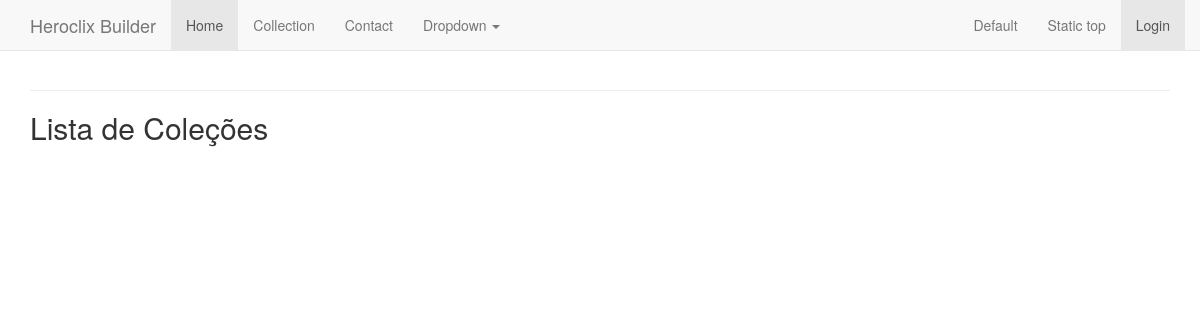
Before: /col/1 with the older database file.
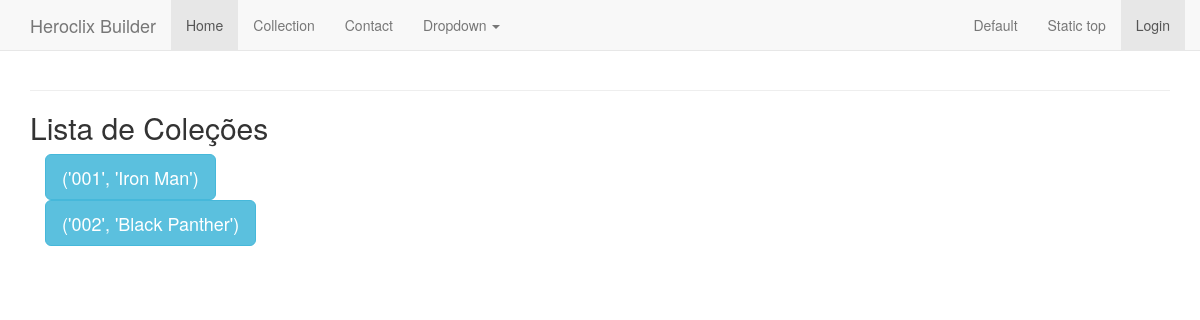
After: the same page with the newer database file.
### app/models.py (models this page shows, shortened)
class Pieces(db.Model):
    id = db.Column(db.Integer, primary_key=True)
    piece_name = db.Column(db.String(64), index=True)
    piece_real_name = db.Column(db.String(64), index=True)
    piece_number = db.Column(db.String, index=True)
    piece_point = db.Column(db.Integer, index=True)
    piece_rarity = db.Column(db.String(10), index=True)
    piece_improved_target = db.Column(db.String(50), index=True)
    piece_improved_mov = db.Column(db.String(50), index=True)
    piece_mov_type = db.Column(db.String(20), index=True)
    piece_atk_type = db.Column(db.String(20), index=True)
    piece_def_type = db.Column(db.String(20), index=True)
    piece_dam_type = db.Column(db.String(20), index=True)
    piece_range = db.Column(db.Integer)
    piece_bolts = db.Column(db.Integer)
    collection_id = db.Column(db.Integer, db.ForeignKey('collection.id'))
    dial_mov = db.relationship('Dial_Movement', backref='dmove', lazy='dynamic')
    dial_atk = db.relationship('Dial_Attack', backref='datack', lazy='dynamic')
    dial_def = db.relationship('Dial_Defense', backref='ddefense', lazy='dynamic')
    dial_dam = db.relationship('Dial_Damage', backref='ddamage', lazy='dynamic')
    pieces_traits = db.relationship('Traits', secondary=pieces_and_traits, backref=db.backref('trait', lazy='dynamic'))

### app/routes.py (the view)
@app.route('/col/<id>')
def col(id):
    col = Pieces.query.filter_by(collection_id=int(id)).all()
    return render_template('colpieces.html', col=col, title='Collection Pieces')

### app/templates/colpieces.html (shortened to what this page needs)
{% extends "layout.html" %}
{% block content %}
<h2>Lista de Coleções</h2>
  <div class="container">
    {% for col in col %}
    <button type="button" class="btn btn-info btn-lg" data-toggle="modal" data-target="#mymodal">{{ col.piece_number, col.piece_name }}</button><br />
    {% endfor %}
  </div>
{% endblock %}

Changed rows visible on the page:
added Pieces: piece_number+piece_name "('001', 'Iron Man')"
added Pieces: piece_number+piece_name "('002', 'Black Panther')"
